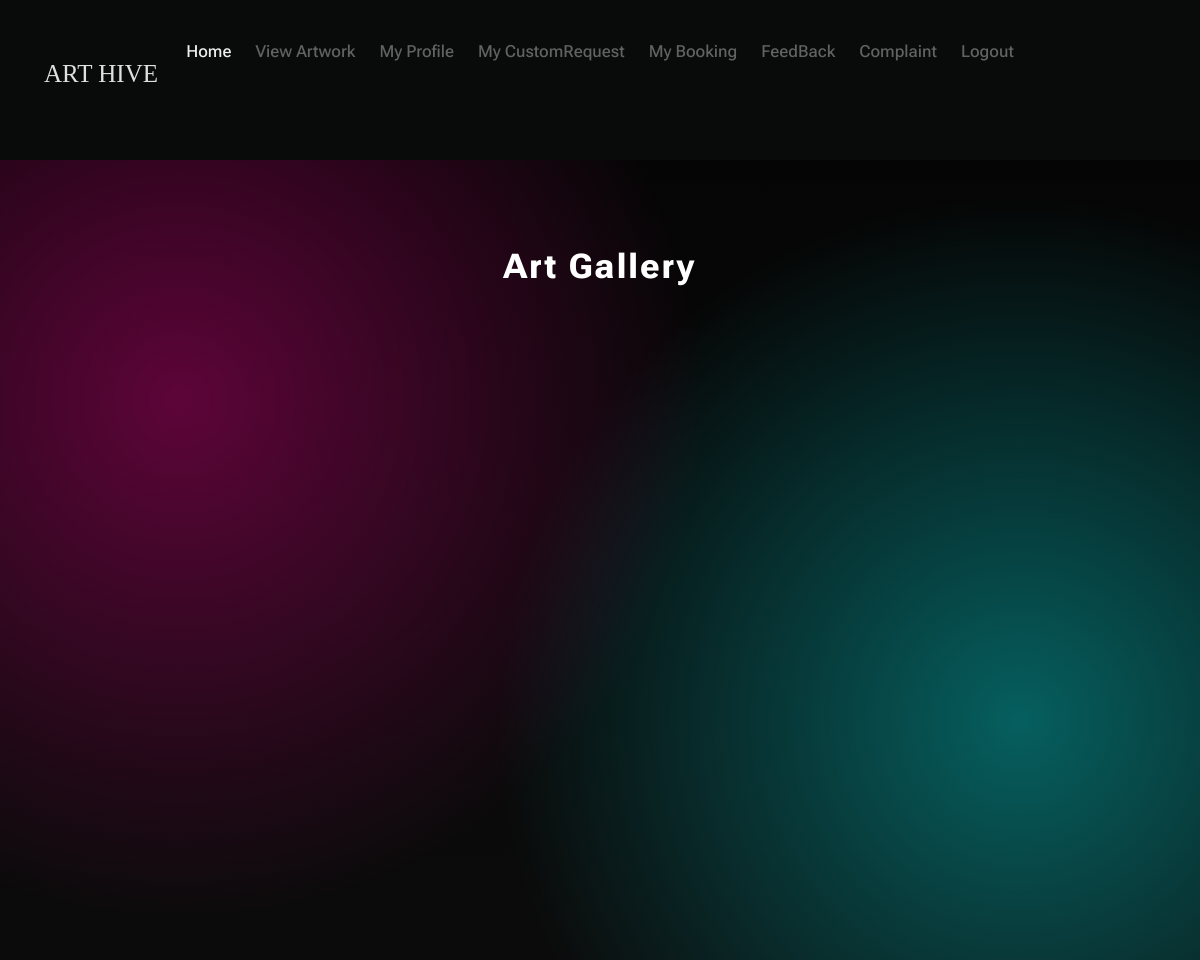
Before: /User/ViewGallery/7 with the older database file.
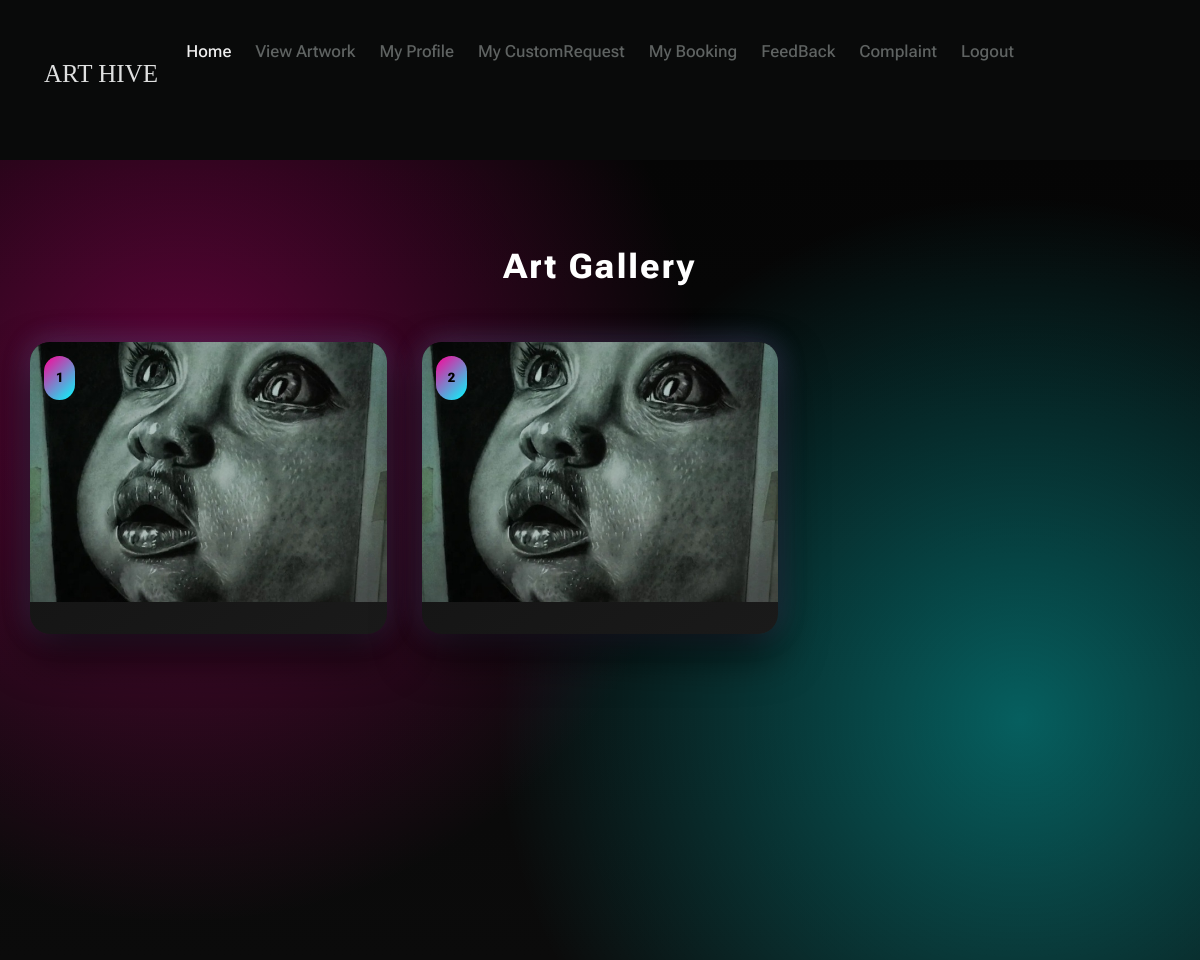
After: the same page with the newer database file.
### Artist/models.py (models this page shows)
class tbl_gallery(models.Model):
    artwork_id=models.ForeignKey(tbl_artwork,on_delete=models.CASCADE)
    gallery_file=models.FileField(upload_to="Assets/ArtworkDocs/")

### User/views.py (the view)
# urls.py: path('ViewGallery/<int:id>',views.ViewGallery,name="ViewGallery"),
def ViewGallery(request,id):
    viewgalleryData = tbl_gallery.objects.filter(artwork_id=id)
    return render(request,'User/ViewGallery.html',{"viewgalleryData":viewgalleryData})

### User/Templates/User/ViewGallery.html (shortened to what this page needs)
{% extends 'User/Header.html' %}
{% block content %}
<head>
</head>
<div class="full-width-gallery">
    <div class="gallery-page">
        <div class="gallery-title">
            Art Gallery
        </div>
        <div class="gallery-grid">
            {% for i in viewgalleryData %}
            <div class="gallery-card">
                <span class="gallery-badge">
                    {{ forloop.counter }}
                </span>
                <img src="{{ i.gallery_file.url }}" alt="Artwork">
            </div>
            {% endfor %}
        </div>
    </div>
</div>
{% endblock %}

Changed rows visible on the page:
added tbl_gallery: gallery_file (picture)
added tbl_gallery: gallery_file (picture)
